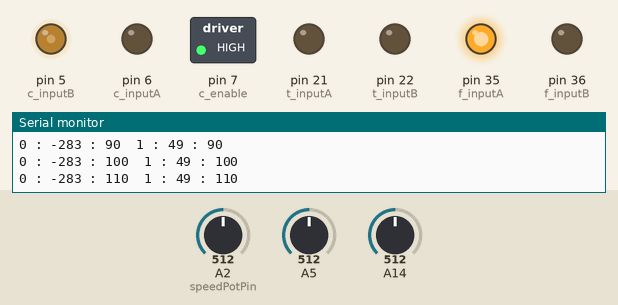
Simulated run of this sketch. Board: Arduino Mega 2560, built with avr-gcc and run on an emulated ATmega2560. On the bench: switched loads named in the sketch (green lamp = pin HIGH), output pins drawn as LEDs (lit = HIGH), the last lines printed to the serial monitor. The test bench sets the inputs (shaded band); at power-on: A2 (speedPotPin) = 512, A5 = 512, A14 = 512.

Above: at 1.2 s.
1.3 s: A2 (speedPotPin) set to 716
At 2.5 s:
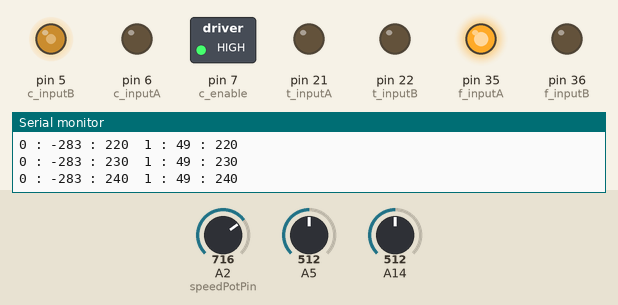
2.8 s: A2 (speedPotPin) set to 1010
At 4.0 s:
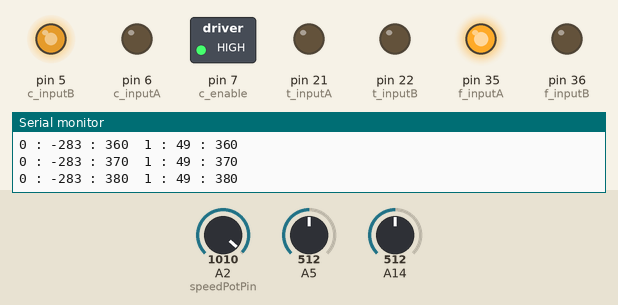
4.3 s: A2 (speedPotPin) set to 306
At 4.7 s:
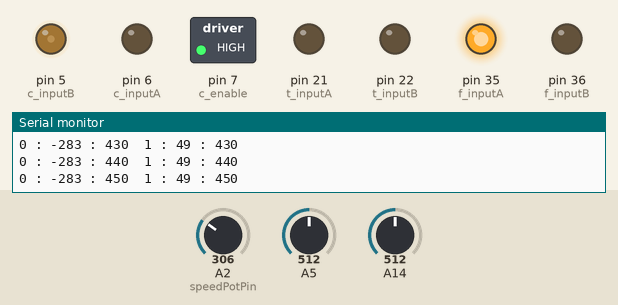
5.8 s: A5 set to 560
8.8 s: A5 set to 588
11.8 s: A2 (speedPotPin) set to 511
At 13.2 s:
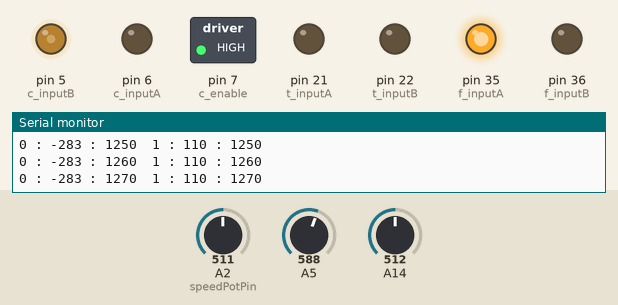
Timing chart, 0 to 14.3 s (numbered marks = the images above; inputs shaded):
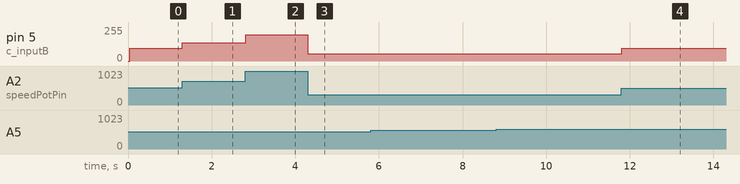

The sketch:

tmp_tension_PID_OOP.ino
```cpp
#include "TensionLoop.h"

// -- feed motor
// const int f_enable = 34; // using kill switch
const int f_inputA = 35;
const int f_inputB = 36;
TensionLoop feedLoop = TensionLoop(0, A14, 36, 158, false);

// -- takeup motor
// const int t_enable = 20; // using kill switch
const int t_inputA = 21;
const int t_inputB = 22;
TensionLoop takeUpLoop = TensionLoop(1, A5, 22, 450, true);

// -- capstan motor
const int c_enable = 7;
const int c_inputA = 6;
const int c_inputB = 5;

const int speedPotPin = A2;
int numSamples = 10;


void setup() {
  Serial.begin(115200);
  initMotors();
}

void loop() {
  // disable loop updating if calibrating.
  // feedLoop.calibrate();
  // takeUpLoop.calibrate();

  feedLoop.update();
  takeUpLoop.update();


  float speedVal = map(analogRead(speedPotPin), 0, 1023, -5, 200);
  analogWrite(c_inputB, floor(speedVal));

  Serial.println();
}


void initMotors() {
  // -- feed motor
  pinMode(f_inputA, OUTPUT);
  pinMode(f_inputB, OUTPUT);
  // pinMode(t_enable, OUTPUT);

  // -- take-up motor
  pinMode(t_inputA, OUTPUT);
  pinMode(t_inputB, OUTPUT);
  // pinMode(f_enable, OUTPUT);

  // -- capstan motor
  pinMode(c_inputA, OUTPUT);
  pinMode(c_inputB, OUTPUT);
  pinMode(c_enable, OUTPUT);
  digitalWrite(c_enable, LOW);
  delay(10);
  digitalWrite(c_enable, HIGH);
  delay(10);


  // set direction. HIGH = CW
  digitalWrite(f_inputA, HIGH);
  digitalWrite(t_inputA, LOW);
  digitalWrite(c_inputA, LOW);

  // set all motors to 0 torque/speed
  digitalWrite(f_inputB, 0);
  digitalWrite(t_inputB, 0);
  digitalWrite(c_inputB, 0);

}
```

TensionLoop.cpp
```cpp
// TensionLoop.cpp
#include "TensionLoop.h"
#include "Arduino.h"

TensionLoop::TensionLoop(
  int _id,
  int _sensorPin,
  int _outputPin,
  int _sensorTarget,
  bool _inverted
){
  id = _id;
  sensorPin = _sensorPin;
  outputPin = _outputPin;
  sensorTarget = _sensorTarget;
  inverted = _inverted;

  interval = 100; //ms
  errorTotal = 0;
  gain = 0.0;
  prevOutput = 0;
  prevTime = 0.0;
  counter = 1;
}

void TensionLoop::update() {
  if (millis() - prevTime < interval) {
    // between intervals, accumulate readings so we can average them later.
    int sensorVal = analogRead(sensorPin);
    int error = sensorTarget - sensorVal;
    if (inverted) error *= -1;
    errorTotal += error;
    counter++;

  } else {
    // use readings average to calc output signal strength
    int errorAvg = floor(errorTotal / counter);
    int gain = map(errorAvg, 0.0, 17.0, 0.4, 1.0);
    int correction = (int) errorAvg * gain;
    int output = prevOutput + constrain(correction, 0, 10);

    Serial.print(id);
    Serial.print(" : ");
    Serial.print(errorAvg);
    Serial.print(" : ");
    Serial.print(output);
    Serial.print("  ");

    analogWrite(outputPin, constrain(output, 0, 40));
    prevOutput = output;
    errorTotal = 0;
    counter = 1;
    prevTime = millis();
  }

  delay(10); // keep serial from clogging
}

void TensionLoop::adjustTarget() {
  // TODO. Use encoder (++ or --)
}

int minSensorVal = 1000;
int maxSensorVal = 0;
void TensionLoop::calibrate() {
  int sensorVal = analogRead(sensorPin);
  if (sensorVal < minSensorVal) minSensorVal = sensorVal;
  if (sensorVal > maxSensorVal) maxSensorVal = sensorVal;

  Serial.print(minSensorVal);
  Serial.print(" : ");
  Serial.println(maxSensorVal);
}
```

TensionLoop.h
```cpp
// TensionLoop.h
#pragma once
#ifndef TensionLoop_h
#define TensionLoop_h

#include <Arduino.h>

class TensionLoop {
  private:
    int counter;
    int errorTotal;
    int interval;
    int inverted;
    int prevOutput;
    double prevTime;

  public:
    TensionLoop(int _id, int _sensorPin, int _outputPin, int _sensorTarget, bool _inverted);
    int id;
    int sensorPin;
    float sensorTarget;
    int outputPin;
    float gain;

    void adjustTarget(); // TODO
    void calibrate();
    void update();
};

#endif
```

Measured:
- after the input at 1.3 s, pin 5 (c_inputB): 97/255 → 138/255 at once
- after the input at 2.8 s, pin 5 (c_inputB): 138/255 → 197/255 at once
- after the input at 4.3 s, pin 5 (c_inputB): 197/255 → 56/255 at once
- after the input at 11.8 s, pin 5 (c_inputB): 56/255 → 97/255 at once
